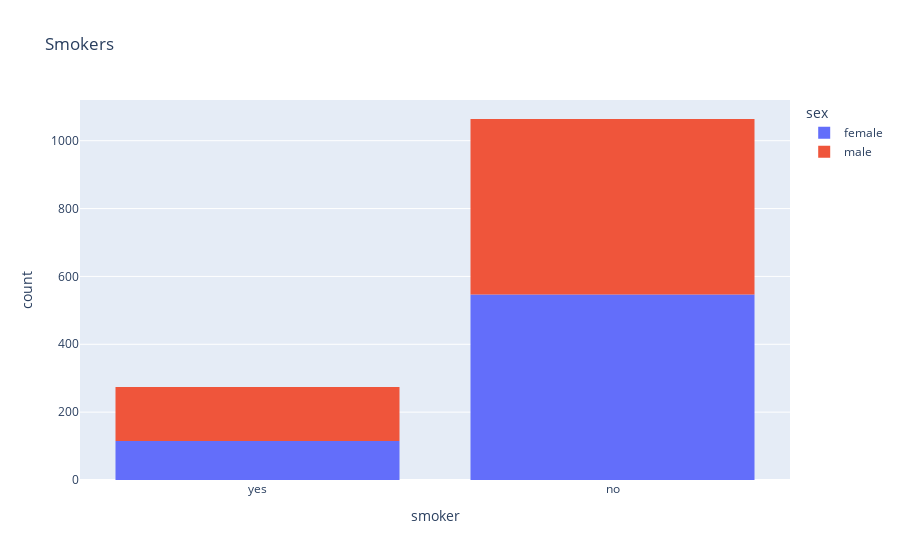

Notebook cell for this chart:
### Code cell
px.histogram(df, x='smoker', color='sex', title='Smokers')

### Figure 1 — Plotly figure (JSON) as saved in the notebook; plotly's stock layout.template omitted (floating-point values rounded to 4 significant figures; data arrays with more than 128 entries replaced by an {"elided": "..."} marker saying what was removed)
{"data": [{"alignmentgroup": "True", "bingroup": "x", "hovertemplate": "sex=female<br>smoker=%{x}<br>count=%{y}<extra></extra>", "legendgroup": "female", "marker": {"color": "#636efa", "pattern": {"shape": ""}}, "name": "female", "offsetgroup": "female", "orientation": "v", "showlegend": true, "type": "histogram", "x": {"elided": "662 str values"}, "xaxis": "x", "yaxis": "y"}, {"alignmentgroup": "True", "bingroup": "x", "hovertemplate": "sex=male<br>smoker=%{x}<br>count=%{y}<extra></extra>", "legendgroup": "male", "marker": {"color": "#EF553B", "pattern": {"shape": ""}}, "name": "male", "offsetgroup": "male", "orientation": "v", "showlegend": true, "type": "histogram", "x": {"elided": "676 str values"}, "xaxis": "x", "yaxis": "y"}], "layout": {"barmode": "relative", "legend": {"title": {"text": "sex"}, "tracegroupgap": 0}, "title": {"text": "Smokers"}, "xaxis": {"anchor": "y", "domain": [0, 1], "title": {"text": "smoker"}}, "yaxis": {"anchor": "x", "domain": [0, 1], "title": {"text": "count"}}}}
